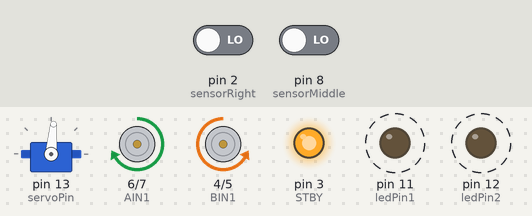
A sketch run on a simulated Arduino Uno, built with avr-gcc and run on an emulated ATmega328P. Parts: servo, motor-driver pin pairs drawn as motors (green arrow = first pin HIGH = forward, orange = second pin HIGH = backward, longer = more drive, scaled by the enable pin, stopped while the standby pin is LOW), output pins drawn as LEDs (lit = HIGH). Dashed ring = blinking. The inputs (shaded band) are chosen by the test bench; at power-on: pin 2 (sensorRight) LOW, pin 8 (sensorMiddle) LOW.

Above: at 4.0 s.
4.1 s: pin 2 (sensorRight) driven HIGH
At 4.7 s:
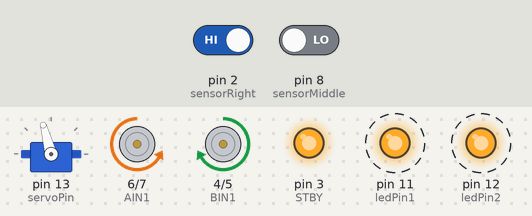
7.6 s: pin 8 (sensorMiddle) driven HIGH
At 8.1 s:
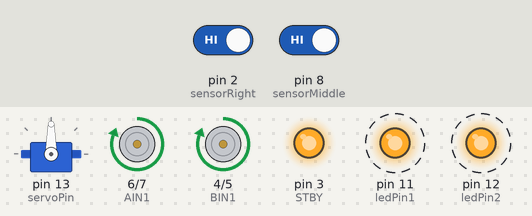
11.1 s: pin 8 (sensorMiddle) driven LOW
At 13.0 s:
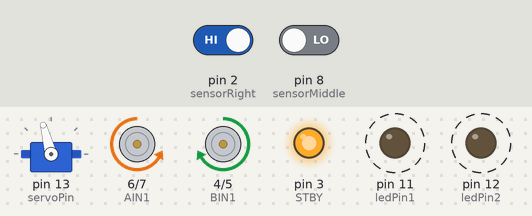
14.7 s: pin 2 (sensorRight) driven LOW
At 15.8 s:
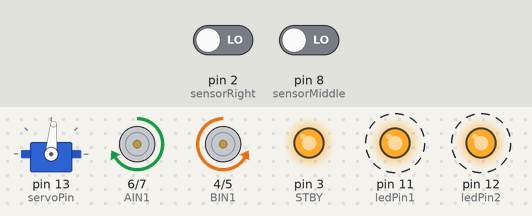
Timing chart, 0 to 20.1 s (numbered marks = the images above; inputs shaded):
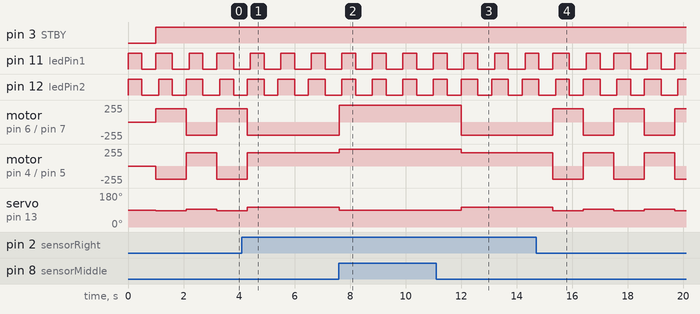

Measured:
- after the input at 4.1 s, motor on pin 6 (AIN1) / pin 7 (AIN2): goes on until 4.3 s, then stays backward 200/255; motor on pin 4 (BIN1) / pin 5 (BIN2): goes on until 4.3 s, then stays forward 200/255
- after the input at 7.6 s, motor on pin 6 (AIN1) / pin 7 (AIN2): backward 200/255 → forward 255/255 at once; motor on pin 4 (BIN1) / pin 5 (BIN2): forward 200/255 → forward 255/255 at once; servo on pin 13 (servoPin): 105° → 90° at once
- after the input at 11.1 s, motor on pin 6 (AIN1) / pin 7 (AIN2): forward 255/255 → backward 200/255 after 0.90 s; motor on pin 4 (BIN1) / pin 5 (BIN2): forward 255/255 → forward 200/255 after 0.90 s; servo on pin 13 (servoPin): 90° → 105° after 0.90 s
- after the input at 14.7 s, motor on pin 6 (AIN1) / pin 7 (AIN2), motor on pin 4 (BIN1) / pin 5 (BIN2): alternates forward 200/255 for 1.1 s and backward 200/255 for 1.1 s, starting after 0.60 s; servo on pin 13 (servoPin): alternates 95° for 1.1 s and 85° for 1.1 s, starting after 0.60 s
- by itself, pin 11 (ledPin1): alternates HIGH for 0.55 s and LOW for 0.50 s
- by itself, pin 12 (ledPin2): alternates HIGH for 0.55 s and LOW for 0.60 s

The sketch:

main.ino
```cpp
#include <Servo.h>

// 定义电机引脚
#define AIN1 6          // TB6612 AIN1连接到Arduino引脚6
#define AIN2 7          // TB6612 AIN2连接到Arduino引脚7
#define BIN1 4          // TB6612 BIN1连接到Arduino引脚4
#define BIN2 5          // TB6612 BIN2连接到Arduino引脚5
#define PWMA 9          // TB6612 PWMA连接到Arduino引脚9
#define PWMB 10         // TB6612 PWMB连接到Arduino引脚10
#define STBY 3          // TB6612 STBY连接到Arduino引脚3

// 定义传感器引脚
#define sensorLeft 1    // 左侧红外传感器连接到Arduino引脚1
#define sensorMiddle 8  // 中间红外传感器连接到Arduino引脚8
#define sensorRight 2   // 右侧红外传感器连接到Arduino引脚2

// 定义LED引脚
#define ledPin1 11      // LED1引脚连接到Arduino引脚11
#define ledPin2 12      // LED2引脚连接到Arduino引脚12

// 定义舵机引脚
#define servoPin 13     // 舵机引脚连接到Arduino引脚13

// 定义运动状态
#define STOP        0   // 停止
#define FORWARD     1   // 前进
#define TURNLEFT    2   // 左转
#define TURNRIGHT   3   // 右转
#define SWAYLEFT    4   // 左摇摆
#define SWAYRIGHT   5   // 右摇摆

int sensorData[3];      // 用来接受三个传感器状态
int forwardSpeed = 255; // 前进速度
int turnSpeed = 200;    // 转弯速度
int reactionTime = 100; // 电机反应时间
int checkInterval = 200; // 传感器检查间隔
unsigned long lastCheckTime = 0; // 上次检查传感器的时间
unsigned long lastMoveTime = 0;  // 上次运动状态切换的时间
Servo myservo;          // 创建舵机对象
int currentAction = FORWARD; // 当前动作状态

void setup() {
  Serial.begin(9600);                   // 初始化串口通信，波特率为9600
  pinMode(AIN1, OUTPUT);                // 设置AIN1引脚为输出模式
  pinMode(AIN2, OUTPUT);                // 设置AIN2引脚为输出模式
  pinMode(BIN1, OUTPUT);                // 设置BIN1引脚为输出模式
  pinMode(BIN2, OUTPUT);                // 设置BIN2引脚为输出模式
  pinMode(PWMA, OUTPUT);                // 设置PWMA引脚为输出模式
  pinMode(PWMB, OUTPUT);                // 设置PWMB引脚为输出模式
  pinMode(STBY, OUTPUT);                // 设置STBY引脚为输出模式
  pinMode(sensorLeft, INPUT);           // 设置左侧传感器引脚为输入模式
  pinMode(sensorMiddle, INPUT);         // 设置中间传感器引脚为输入模式
  pinMode(sensorRight, INPUT);          // 设置右侧传感器引脚为输入模式
  pinMode(ledPin1, OUTPUT);             // 设置LED1引脚为输出模式
  pinMode(ledPin2, OUTPUT);             // 设置LED2引脚为输出模式
  myservo.attach(servoPin);             // 初始化舵机
}

void loop() {
  if (millis() - lastCheckTime >= checkInterval) { // 检查是否到了传感器检查时间
    lastCheckTime = millis();
    checkSensors();  // 检查传感器状态
  }

  blinkLEDs();      // 控制LED灯闪烁
}

void motorRun(int cmd) {
  digitalWrite(STBY, HIGH); // 使能电机驱动

  switch (cmd) {
    case FORWARD:  // 前进
      digitalWrite(AIN1, HIGH);
      digitalWrite(AIN2, LOW);
      digitalWrite(BIN1, HIGH);
      digitalWrite(BIN2, LOW);
      analogWrite(PWMA, forwardSpeed);
      analogWrite(PWMB, forwardSpeed);
      digitalWrite(ledPin1, LOW);  // 熄灭左转LED
      digitalWrite(ledPin2, LOW);  // 熄灭右转LED
      myservo.write(90);           // 舵机保持中立位置
      break;

    case TURNLEFT: // 左转
      analogWrite(PWMA, turnSpeed); // 左电机减速
      analogWrite(PWMB, turnSpeed); // 右电机减速
      digitalWrite(AIN1, HIGH);
      digitalWrite(AIN2, LOW);
      digitalWrite(BIN1, LOW);
      digitalWrite(BIN2, HIGH);
      digitalWrite(ledPin1, HIGH);  // 点亮左转LED
      digitalWrite(ledPin2, LOW);   // 熄灭右转LED
      myservo.write(75);            // 舵机转到左转角度（75度）
      break;

    case TURNRIGHT: // 右转
      analogWrite(PWMA, turnSpeed); // 左电机减速
      analogWrite(PWMB, turnSpeed); // 右电机减速
      digitalWrite(AIN1, LOW);
      digitalWrite(AIN2, HIGH);
      digitalWrite(BIN1, HIGH);
      digitalWrite(BIN2, LOW);
      digitalWrite(ledPin1, LOW);   // 熄灭左转LED
      digitalWrite(ledPin2, HIGH);  // 点亮右转LED
      myservo.write(105);           // 舵机转到右转角度（105度）
      break;

    case SWAYLEFT: // 左摇摆
      analogWrite(PWMA, turnSpeed); // 左电机减速
      analogWrite(PWMB, turnSpeed); // 右电机减速
      digitalWrite(AIN1, HIGH);
      digitalWrite(AIN2, LOW);
      digitalWrite(BIN1, LOW);
      digitalWrite(BIN2, HIGH);
      digitalWrite(ledPin1, HIGH);  // 点亮左转LED
      digitalWrite(ledPin2, LOW);   // 熄灭右转LED
      myservo.write(85);            // 舵机转到左转角度（85度）
      break;

    case SWAYRIGHT: // 右摇摆
      analogWrite(PWMA, turnSpeed); // 左电机减速
      analogWrite(PWMB, turnSpeed); // 右电机减速
      digitalWrite(AIN1, LOW);
      digitalWrite(AIN2, HIGH);
      digitalWrite(BIN1, HIGH);
      digitalWrite(BIN2, LOW);
      digitalWrite(ledPin1, LOW);   // 熄灭左转LED
      digitalWrite(ledPin2, HIGH);  // 点亮右转LED
      myservo.write(95);           // 舵机转到右转角度（95度）
      break;

    default: // 停止
      digitalWrite(AIN1, LOW);
      digitalWrite(AIN2, LOW);
      digitalWrite(BIN1, LOW);
      digitalWrite(BIN2, LOW);
      analogWrite(PWMA, 0);
      analogWrite(PWMB, 0);
      digitalWrite(ledPin1, LOW);  // 熄灭左转LED
      digitalWrite(ledPin2, LOW);  // 熄灭右转LED
      myservo.write(90);           // 舵机保持中立位置
      break;
  }
}

void checkSensors() {
  sensorData[0] = digitalRead(sensorLeft);   // 读取左侧传感器状态
  sensorData[1] = digitalRead(sensorMiddle); // 读取中间传感器状态
  sensorData[2] = digitalRead(sensorRight);  // 读取右侧传感器状态

  if (sensorData[1] == HIGH) { // 中间传感器检测到黑线
    motorRun(FORWARD);
    currentAction = FORWARD;
  } else if (sensorData[0] == HIGH) { // 左侧传感器检测到黑线
    motorRun(TURNLEFT); // 向左转
    currentAction = TURNLEFT;
  } else if (sensorData[2] == HIGH) { // 右侧传感器检测到黑线
    motorRun(TURNRIGHT); // 向右转
    currentAction = TURNRIGHT;
  } else if (sensorData[0] == LOW && sensorData[1] == LOW && sensorData[2] == LOW) {
    // 所有传感器都未检测到黑线
    if (millis() - lastMoveTime >= 400) { // 前进400ms后左右摇摆
      if (currentAction == SWAYLEFT) {
        motorRun(SWAYRIGHT);
        currentAction = SWAYRIGHT;
      } else {
        motorRun(SWAYLEFT);
        currentAction = SWAYLEFT;
      }
      lastMoveTime = millis();
    }
  } else {
    motorRun(STOP); // 其他任何情况停止
    currentAction = STOP;
  }
  delay(reactionTime); // 反应时间，确保电机有充足的时间响应
}

void blinkLEDs() {
  digitalWrite(ledPin1, HIGH);
  digitalWrite(ledPin2, HIGH);
  delay(500);
  digitalWrite(ledPin1, LOW);
  digitalWrite(ledPin2, LOW);
  delay(500);
}
```
